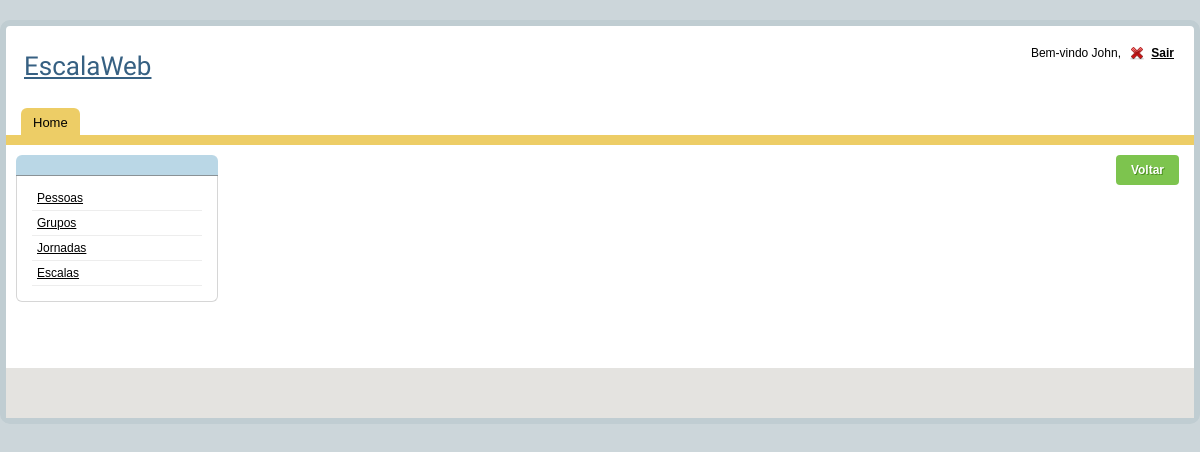
The app's page /grupo/grupo_pessoa.php?grupo_id=1, older data.
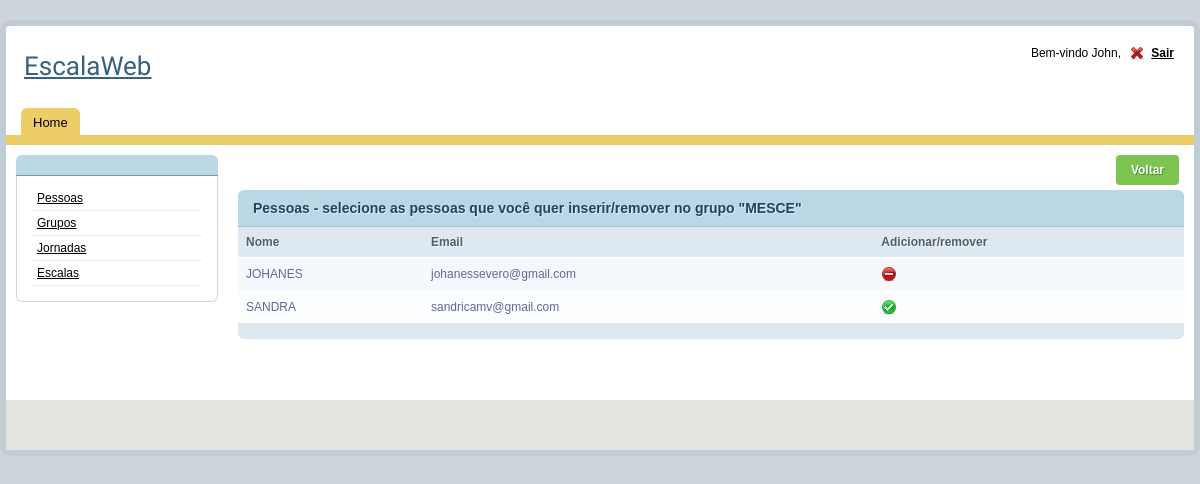
The same page, newer data.
### tables this page shows
CREATE TABLE IF NOT EXISTS `grupo` (
  `id` INT NOT NULL AUTO_INCREMENT,
  `nome` VARCHAR(45) NULL,
  `coordenador_id` INT NOT NULL,
  PRIMARY KEY (`id`, `coordenador_id`),
  INDEX `fk_grupo_coordenador` (`coordenador_id` ASC),
  CONSTRAINT `fk_grupo_coordenador`
    FOREIGN KEY (`coordenador_id`)
    REFERENCES `coordenador` (`id`)
    ON DELETE NO ACTION
    ON UPDATE NO ACTION);

CREATE TABLE IF NOT EXISTS `pessoa` (
  `id` INT NOT NULL AUTO_INCREMENT,
  `nome` VARCHAR(100) NOT NULL,
  `email` VARCHAR(100) NOT NULL,
  `coordenador_id` INT NOT NULL,
  PRIMARY KEY (`id`, `coordenador_id`),
  INDEX `fk_pessoa_coordenador` (`coordenador_id` ASC),
  CONSTRAINT `fk_pessoa_coordenador`
    FOREIGN KEY (`coordenador_id`)
    REFERENCES `coordenador` (`id`)
    ON DELETE NO ACTION
    ON UPDATE NO ACTION);

### util/bd_util.php (called while the page is built, shortened)
<?php
function get_conexao() {
	$endereco = "127.0.0.1";
	$usuario = "root";
	$senha = "root";
	$nome_banco = "escala_web";
	$conexao = mysqli_connect ( $endereco, $usuario, $senha, $nome_banco );
	return $conexao;
}
?>

### pessoa/pessoa_bd.php (called while the page is built, shortened)
<?php
function get_pessoas() {
	$sql = "select * from pessoa"." where coordenador_id = " .$_SESSION["coordenador_id"];
	$resultado = mysqli_query ( get_conexao (), $sql );
	$pessoas = array ();
	while ( $pessoa = mysqli_fetch_assoc ( $resultado ) ) {
		$pessoas [] = $pessoa;
	}
	return $pessoas;
}
?>

### grupo/grupo_bd.php (called while the page is built, shortened)
<?php
function get_grupo_por_id($id) {
	$sql = "select * from grupo where id = " . $id . " and coordenador_id = " . $_SESSION["coordenador_id"];
	$resultado = mysqli_query ( get_conexao (), $sql );
	$grupos = array ();
	while ( $grupo = mysqli_fetch_assoc ( $resultado ) ) {
		$grupos [] = $grupo;
	}
	return $grupos [0];
}
function get_pessoa_grupo($pessoa_id, $grupo_id) {
	$sql = "select * from pessoa inner join pessoa_grupo";
	$sql .= " on pessoa.id = pessoa_grupo.pessoa_id where pessoa_grupo.grupo_id = " . $grupo_id;
	$sql .= " and pessoa_grupo.pessoa_id = " . $pessoa_id;
	$resultado = mysqli_query ( get_conexao (), $sql );
	$pessoas = array ();
	while ( $pessoa = mysqli_fetch_assoc ( $resultado ) ) {
		$pessoas [] = $pessoa;
	}
	if (count ( $pessoas ) > 0)
		return $pessoas[0];
	else
		return $pessoas;
}
?>

### grupo/grupo_pessoa.php (the view, shortened to what this page needs)
<?php
include "../template/header.php";
include "grupo_bd.php";
include "../pessoa/pessoa_bd.php";
?>
<?php
$grupo = get_grupo_por_id ( $_GET ["grupo_id"] );
listar_pessoas ( $grupo );
?>
<?php
function listar_pessoas($grupo) {
	$pessoas = get_pessoas ();
	echo "<form action = 'grupo_cadastro.php' method = 'GET'>";
	echo "<input type='submit' class = 'form_submit' value = 'Voltar' title = 'clique para voltar'/>";
	echo "</form>";
	if (count ( $pessoas ) > 0) {
		echo "<h2>Pessoas - selecione as pessoas que você quer inserir/remover no grupo \"" . $grupo ["nome"] . "\" </h2>";
		echo "<table id='rounded-corner'>";
		echo "<thead>";
		echo "<tr>";
		echo "<th>Nome</th>";
		echo "<th>Email</th>";
		echo "<th></th>";
		echo "<th>Adicionar/remover</th>";
		echo "</tr>";
		echo "</thead>";
		echo "<tfoot>";
		echo "<tr>";
		echo "<td colspan='12'></td>";
		echo "</tr>";
		echo "</tfoot>";
		echo "<tbody>";
		$cont = 0;
		foreach ( $pessoas as $pessoa ) {
			if ($cont ++ % 2 == 0)
				echo "<tr class='odd'>";
			else
				echo "<tr class='even'>";
			echo "<td>" . $pessoa ["nome"] . "</td>";
			echo "<td>" . $pessoa ["email"] . "</td>";
			echo "<td>" . "<input type = 'hidden' value = " . "adicionar_pessoas" . "/>" . "</td>";
			echo "<td>";
			if (! empty ( get_pessoa_grupo ( $pessoa ["id"], $grupo ["id"] ) )) {
				echo "<a href = 'grupo_pessoa.php?grupo_id=" . $grupo ["id"] . "&pessoa_id=" . $pessoa ["id"] . "&excluir_pessoa=1'><img src = '../resources/img/minus-circle.gif'></a>";
			} else {
				echo "<a href = 'grupo_pessoa.php?grupo_id=" . $grupo ["id"] . "&pessoa_id=" . $pessoa ["id"] . "&adicionar_pessoa=1'><img src = '../resources/img/tick-circle.gif'></a>";
			}
			echo "</td>";
			echo "</tr>";
		}
		echo "</tbody></table>";
	}
}
include "../template/footer.php";
?>

Row changes from the older to the newer data that the page shows:
added grupo: nome "MESCE"
added pessoa: nome "JOHANES", email "johanessevero@gmail.com"
added pessoa: nome "SANDRA", email "sandricamv@gmail.com"
Text that changed along with them:
text now shown: "Pessoas - selecione as pessoas que você quer inserir/remover no grupo \" \" Nome Email Adicionar/remover"
